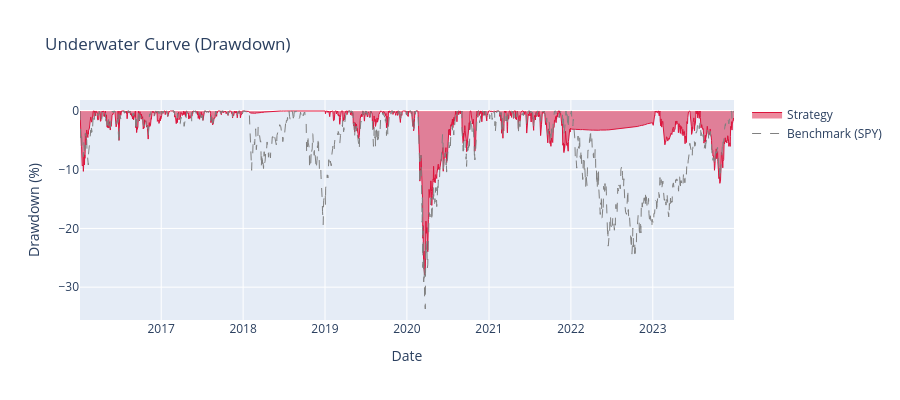

Notebook cell for this chart:
### Code cell
# Plot underwater curve
fig = go.Figure()

fig.add_trace(
    go.Scatter(
        x=dd_series.index,
        y=dd_series * 100,
        name="Strategy",
        fill="tozeroy",
        line=dict(color="crimson", width=1),
    )
)

fig.add_trace(
    go.Scatter(
        x=dd_benchmark.index,
        y=dd_benchmark * 100,
        name="Benchmark (SPY)",
        line=dict(color="gray", width=1, dash="dash"),
    )
)

fig.update_layout(
    title="Underwater Curve (Drawdown)",
    xaxis_title="Date",
    yaxis_title="Drawdown (%)",
    height=400,
)
fig.show()

### Figure 1 — Plotly figure (JSON) as saved in the notebook; plotly's stock layout.template omitted (floating-point values rounded to 4 significant figures; data arrays with more than 128 entries replaced by an {"elided": "..."} marker saying what was removed)
{"data": [{"fill": "tozeroy", "line": {"color": "crimson", "width": 1}, "name": "Strategy", "type": "scatter", "x": {"elided": "2011 str values"}, "y": {"elided": "2011 float values"}}, {"line": {"color": "gray", "dash": "dash", "width": 1}, "name": "Benchmark (SPY)", "type": "scatter", "x": {"elided": "2011 str values"}, "y": {"elided": "2011 float values"}}], "layout": {"height": 400, "title": {"text": "Underwater Curve (Drawdown)"}, "xaxis": {"title": {"text": "Date"}}, "yaxis": {"title": {"text": "Drawdown (%)"}}}}
